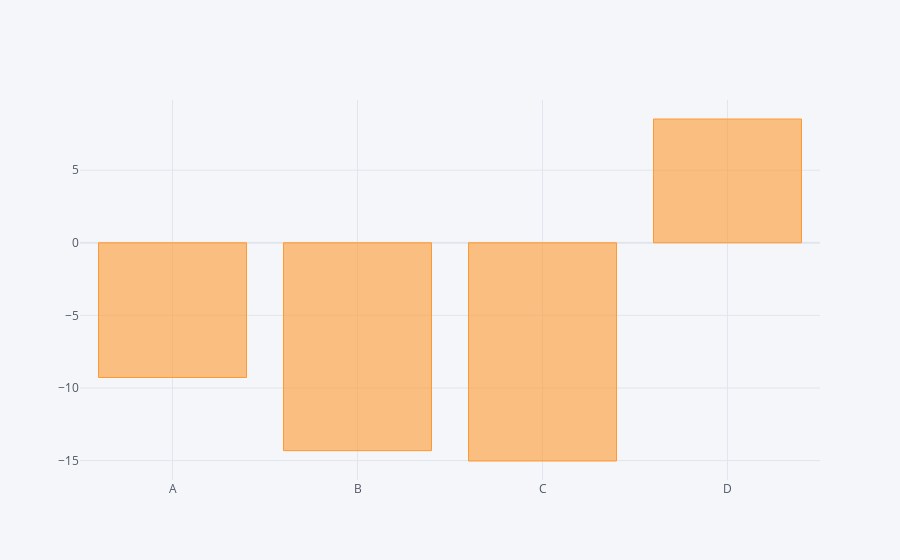

The notebook cell saved with this chart:
### Code cell
df.sum().iplot(kind='bar')

### Figure 1 — Plotly figure (JSON) as saved in the notebook; plotly's stock layout.template omitted (floating-point values rounded to 4 significant figures)
{"data": [{"marker": {"color": "rgba(255, 153, 51, 0.6)", "line": {"color": "rgba(255, 153, 51, 1.0)", "width": 1}}, "name": "None", "orientation": "v", "text": "", "type": "bar", "x": ["A", "B", "C", "D"], "y": [-9.278, -14.31, -15.03, 8.526]}], "layout": {"legend": {"bgcolor": "#F5F6F9", "font": {"color": "#4D5663"}}, "paper_bgcolor": "#F5F6F9", "plot_bgcolor": "#F5F6F9", "title": {"font": {"color": "#4D5663"}}, "xaxis": {"gridcolor": "#E1E5ED", "showgrid": true, "tickfont": {"color": "#4D5663"}, "title": {"font": {"color": "#4D5663"}, "text": ""}, "zerolinecolor": "#E1E5ED"}, "yaxis": {"gridcolor": "#E1E5ED", "showgrid": true, "tickfont": {"color": "#4D5663"}, "title": {"font": {"color": "#4D5663"}, "text": ""}, "zerolinecolor": "#E1E5ED"}}}
